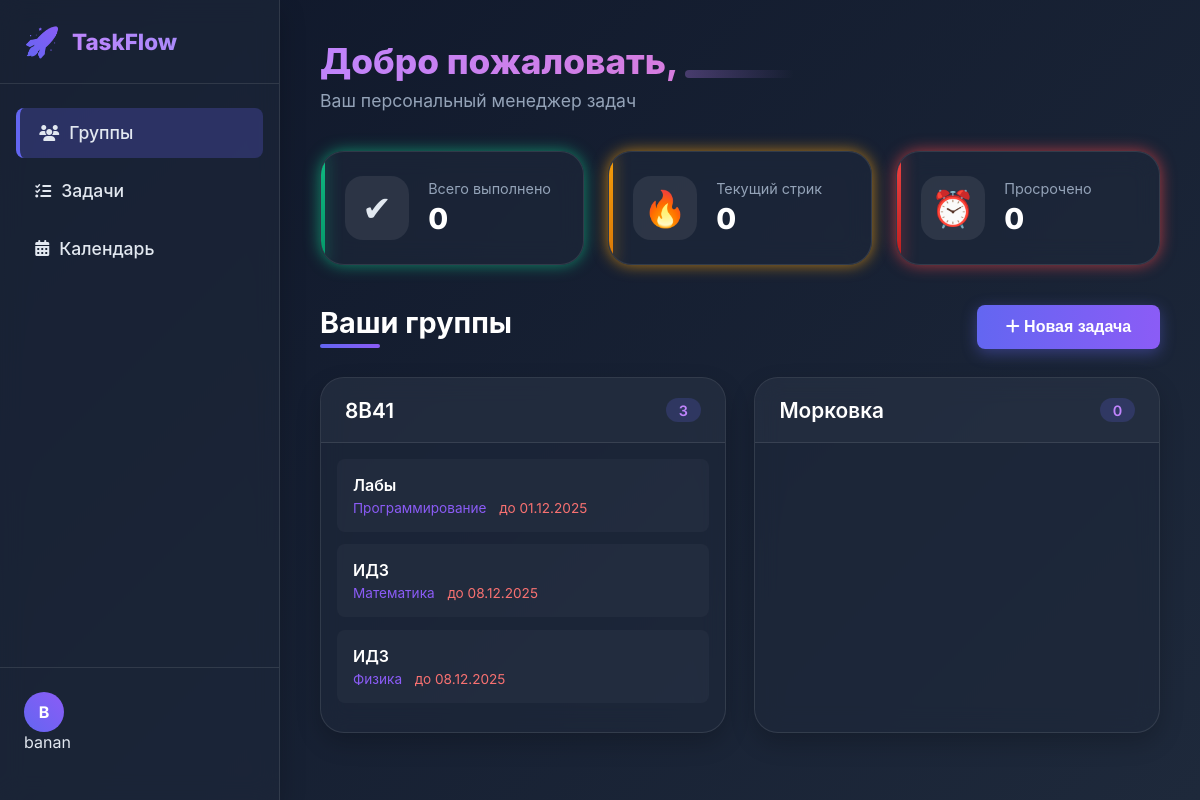
The app's page /dashboard/ (signed in) with its own data.
### tasks/models.py (models this page shows, shortened)
class ClassGroup(models.Model):
    name = models.CharField(max_length=10)
    members = models.ManyToManyField(User, related_name="class_groups")
    created_at = models.DateTimeField(auto_now_add=True)
    def __str__(self):
        return self.name

class Task(models.Model):
    title = models.CharField(max_length=35)
    description = models.TextField(blank=True)
    deadline = models.DateTimeField()
    group = models.ForeignKey(ClassGroup, on_delete=models.CASCADE)
    discipline = models.CharField(max_length=36, blank=True)
    created_at = models.DateTimeField(auto_now_add=True)
    points = models.PositiveIntegerField(default=0)

### tasks/views.py (the view)
# urls.py: path("dashboard/", task_views.home_logged, name="home_logged"),
@login_required
def home_logged(request):
    user = request.user
    groups = user.class_groups.all()
    total_done = UserTask.objects.filter(
        user=user,
        status__in=[UserTask.Status.DONE_ON_TIME, UserTask.Status.DONE_LATE]
    ).count()
    expired = UserTask.objects.filter(user=user, status=UserTask.Status.EXPIRED).count()
    current_streak = getattr(user.stats, "streak", 0) if hasattr(user, "stats") else 0
    group_tasks = {}
    for group in groups:
        user_tasks = UserTask.objects.filter(user=user, task__group=group).exclude(status__in=[UserTask.Status.DONE_ON_TIME, UserTask.Status.DONE_LATE]).order_by('task__deadline')[:3]
        group_tasks[group] = [ut.task for ut in user_tasks]
    context = {
        'user': user,
        'group_tasks': group_tasks,
        'total_done': total_done,
        'expired': expired,
        'current_streak': current_streak,
        'task_form': TaskForm(user=user),
    }
    return render(request, 'tasks/home_logged.html', context)

### tasks/templates/tasks/home_logged.html (shortened to what this page needs)
{% extends "base.html" %}
{% load static %}
{% block head %}
  <link rel="stylesheet" href="{% static 'css/home_logged.css' %}">
  <link rel="stylesheet" href="https://cdnjs.cloudflare.com/ajax/libs/font-awesome/6.4.0/css/all.min.css">
{% endblock %}
{% block content %}
<div class="dashboard">
  <aside class="sidebar">
    <div class="logo">
      <div class="logo-icon">🚀</div>
      <span class="logo-text">TaskFlow</span>
    </div>
    <nav class="menu">
      <ul>
        <li class="active"><i class="fas fa-users"></i> <span>Группы</span></li>
        <li><i class="fas fa-tasks"></i> <span>Задачи</span></li>
        <li><i class="fas fa-calendar-alt"></i> <span>Календарь</span></li>
      </ul>
    </nav>
    <div class="sidebar-footer">
      <div class="user-info dropdown">
        <div class="user-avatar">{{ user.username|slice:":1"|upper }}</div>
        <span class="username">{{ user.username }}</span>
      </div>
    </div>
  </aside>
  <main class="main-content">
    <header class="page-header">
      <h1>Добро пожаловать, <span class="highlight">{{ user.username }}</span></h1>
      <p class="subtitle">Ваш персональный менеджер задач</p>
    </header>
    <div class="stats-grid">
      <div class="stat-card neon-success">
        <div class="stat-icon">✔</div>
        <div class="stat-details">
          <span class="stat-label">Всего выполнено</span>
          <span class="stat-value" id="total-done">{{ total_done }}</span>
        </div>
      </div>
      <div class="stat-card neon-streak">
        <div class="stat-icon">🔥</div>
        <div class="stat-details">
          <span class="stat-label">Текущий стрик</span>
          <span class="stat-value" id="current-streak">{{ current_streak }}</span>
        </div>
      </div>
      <div class="stat-card neon-warning">
        <div class="stat-icon">⏰</div>
        <div class="stat-details">
          <span class="stat-label">Просрочено</span>
          <span class="stat-value" id="expired">{{ expired }}</span>
        </div>
      </div>
    </div>
    <div class="tasks-section">
      <div class="section-header">
        <h2>Ваши группы</h2>
        <div class="actions">
          <button class="btn-primary" id="openTaskModal"><i class="fas fa-plus"></i> Новая задача</button>
        </div>
      </div>
      <div class="tasks-grid">
        {% for group, tasks in group_tasks.items %}
        <div class="task-group clickable" data-href="{% url 'group_detail' group.id %}" data-group-id="{{ group.id }}">
          <div class="group-header">
            <h3>{{ group.name }}</h3>
            <span class="task-count">{{ tasks|length }}</span>
          </div>
          <div class="tasks-list">
            {% for task in tasks %}
            <div class="task-item">
              <div class="task-content">
                <div class="task-title">{{ task.title }}</div>
                <div class="task-meta">
                  {% if task.discipline %}
                    <span class="discipline">{{ task.discipline }}</span>
                  {% endif %}
                  {% if task.deadline %}
                    <span class="deadline">
                      до {{ task.deadline|date:"d.m.Y" }}
                    </span>
                  {% endif %}
                </div>
              </div>
            </div>
            {% endfor %}
          </div>
        </div>
        {% endfor %}
      </div>
    </div>
  </main>
</div>
{% endblock %}

### static/css/main.css (style rules this page uses)
body { margin: 0; font-family: 'Inter', sans-serif; background: linear-gradient(135deg, #f5f7fa, #c3cfe2); color: #333; height: 100vh; display: flex; justify-content: center; align-items: center; }
h1 { font-size: 3rem; margin-bottom: 1rem; }
h1 span { color: #4f46e5; }
p { font-size: 1.2rem; margin-bottom: 2rem; color: #555; }

### records on screen
ClassGroup: name "8В41", tasks "3"
Task: title "Лабы", discipline "Программирование", deadline "01.12.2025"
Task: title "ИДЗ", discipline "Математика", deadline "08.12.2025"
Task: title "ИДЗ", discipline "Физика", deadline "08.12.2025"
ClassGroup: name "Морковка", tasks "0"

### other values on screen
{{ user.username|slice:":1"|upper }} "B"
{{ user.username }} "banan"
{{ total_done }} "0"
{{ current_streak }} "0"
{{ expired }} "0"
